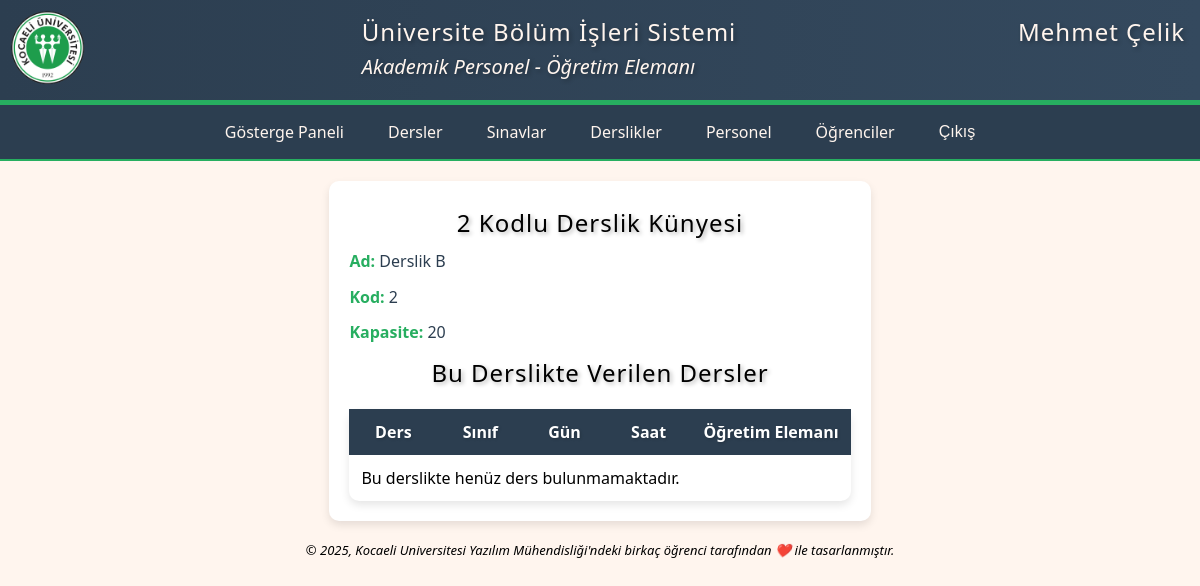
Before: /lessons/classroom/2/ (signed in) with the older database file.
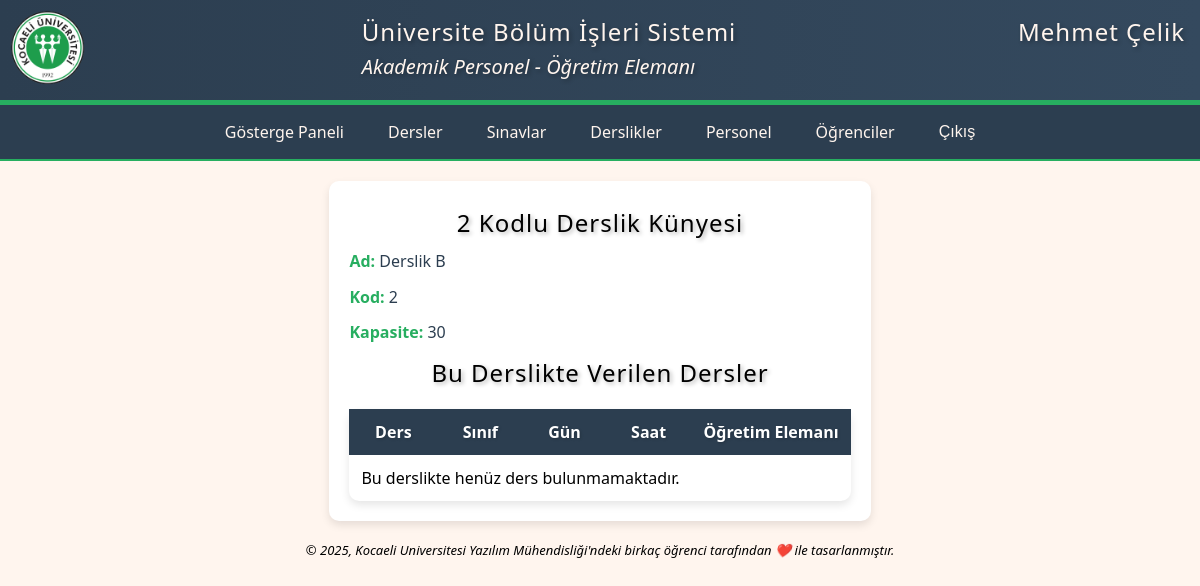
After: the same page with the newer database file.
### lessons/models.py (models this page shows, shortened)
class Classroom(models.Model):
    classroom_name = models.CharField(max_length=50, verbose_name='Derslik Adı')
    classroom_code = models.CharField(max_length=50, unique=True, verbose_name='Derslik Kodu')
    classroom_capacity = models.PositiveIntegerField(verbose_name='Derslik Kapasitesi')
    class Meta:
        verbose_name = 'derslik'
        verbose_name_plural = 'derslikler'

### lessons/views.py (the view)
# urls.py: path('classroom/<int:pk>/', ClassroomDetailView.as_view(), name='classroom_detail'),
class ClassroomDetailView(LoginRequiredMixin, DetailView):
    model = Classroom
    template_name = 'classroom_detail.html'
    context_object_name = 'classroom'
    def get_context_data(self, **kwargs):
        context = super().get_context_data(**kwargs)
        classroom = self.get_object()
        context['classroom_lessons'] = CourseSchedule.objects.filter(classroom=classroom).order_by('day_of_week', 'start_time')
        return context

### pages/templates/classroom_detail.html (shortened to what this page needs)
{% extends 'base.html' %}
{% load static %}
    {% block css %}<link rel="stylesheet" href="{% static 'css/detail.css' %}" type="text/css">{% endblock %}
    {% block article %}
        <article>
            <div class="content">
                <div class="info">
                    <h2>{{ classroom.classroom_code }} Kodlu Derslik Künyesi</h2>
                    <p><strong>Ad:</strong> {{ classroom.classroom_name }}</p>
                    <p><strong>Kod:</strong> {{ classroom.classroom_code }}</p>
                    <p><strong>Kapasite:</strong> {{ classroom.classroom_capacity }}</p>
                </div>
                <div class="status">
                    <h2>Bu Derslikte Verilen Dersler</h2>
                    <table>
                        <thead>
                            <tr>
                                <th>Ders</th>
                                <th>Sınıf</th>
                                <th>Gün</th>
                                <th>Saat</th>
                                <th>Öğretim Elemanı</th>
                            </tr>
                        </thead>
                        <tbody>
                            {% if classroom_lessons %}
                                {% for lesson in classroom_lessons %}
                                    <tr>
                                        <td>{{ lesson.course.course_name }}</td>
                                        <td>{{ lesson.course.course_level }}</td>
                                        <td>{{ lesson.get_day_of_week_display }}</td>
                                        <td>{{ lesson.start_time|time:"H:i" }} - {{ lesson.end_time|time:"H:i" }}</td>
                                        <td>{{ lesson.course.course_instructor.get_full_name }}</td>
                                    </tr>
                                {% endfor %}
                            {% else %}
                                <tr><td colspan="4">Bu derslikte henüz ders bulunmamaktadır.</td></tr>
                            {% endif %}
                        </tbody>
                    </table>
                </div>
            </div>
        </article>
    {% endblock %}

Changed rows visible on the page:
changed Classroom "Derslik B": classroom_capacity "20" → "30"
